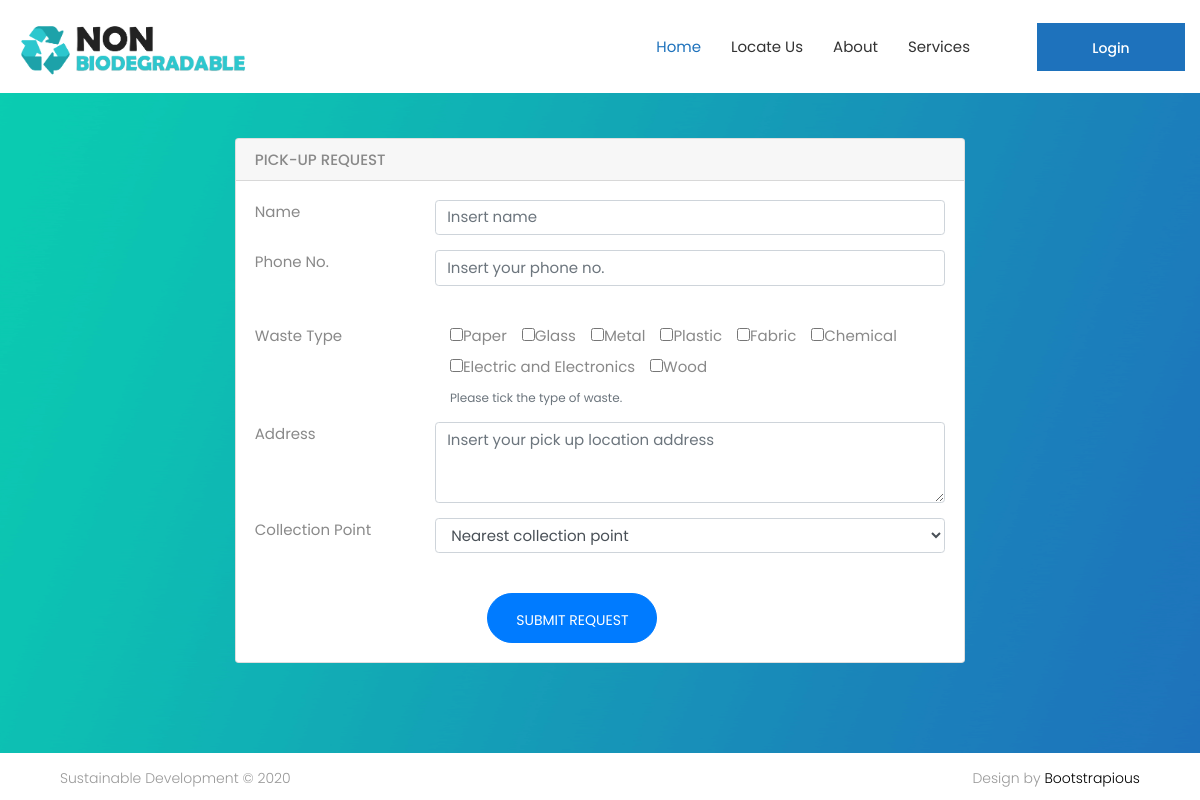
Screenshot of /pickuprequest.php with the database file from the repository.
### tables this page shows
CREATE TABLE `waste_type` (
  `id` int(20) NOT NULL AUTO_INCREMENT,
  `name` varchar(30) NOT NULL,
  PRIMARY KEY (`id`)
);

### model/connection.php (called while the page is built, shortened)
<?php
class Connection
{
  private $mysqli = null;
  public function connect()
  {
    $this->mysqli = new mysqli(self::DB_HOST, self::DB_USER, self::DB_PASSWORD, self::DB_NAME);
    if ($this->mysqli->connect_errno)
    {
      echo $this->mysqli->connect_errno;
      echo $this->mysqli->connect_error;
      return false;
    }
    else
    {
      return true;
    }
  }
  public function query($str)
  {
    if ($result = $this->mysqli->query($str))
    {
      return $result->fetch_all(MYSQLI_ASSOC);
    }
    else
    {
      echo $this->mysqli->connect_errno;
      echo $this->mysqli->error;
      return array();
    }
  }
}
?>

### model/model.php (called while the page is built, shortened)
<?php
require_once 'connection.php';
class Model
{
  private static function generate_array($result)
  {
    $array = array();
    foreach ($result as $entry)
    {
      $var = new $class();
      $var->set_data($entry);
      array_push($array, $var);
    }
    return $array;
  }
  public static function all()
  {
    $result = $GLOBALS['connection']->query("SELECT * FROM ".static::TABLE_NAME);
    return static::generate_array($result);
  }
}
?>

### model/waste_type.php (called while the page is built, shortened)
<?php
require_once "model.php";
Class Waste_Type extends Model
{
  public function __construct()
  {
    $this->data = ["id" => 0, "name" => ""];
  }
  public function get_id()
  {
    return $this->data['id'];
  }
  public function get_name()
  {
    return $this->data['name'];
  }
  public function set_data($source)
  {
    $this->data['id'] = intval($source['id']);
    $this->data['name'] = $source['name'];
  }
}
?>

### pickuprequest.php (the view, shortened to what this page needs)
<!DOCTYPE html>
<html>
<head>
    <link rel="stylesheet" href="css/bootstrap.min.css" />
    <link rel="stylesheet" href="css/style.css" />
    <link rel="stylesheet" href="css/responsive.css" />
    <link rel="stylesheet" href="css/colors.css" />
    <link rel="stylesheet" href="css/animate.css" />
</head>
<body
    style="background-image: url('images/Background.png');background-repeat: no-repeat;  background-attachment: fixed;background-size: 100% 100%;">
    <header class="header header_style1">
        <div class="container">
            <div class="row">
                <div class="col-md-9 col-lg-10">
                    <div class="logo"><a href="index.php"><img src="images/logo.png" alt="#" /></a></div>
                    <div class="main_menu float-right">
                        <div class="menu">
                            <ul class="clearfix">
                                <li class="active"><a href="index.php">Home</a></li>
                                <li><a href="locateus.php">Locate Us</a></li>
                                <li><a href="about.php">About</a></li>
                                <li><a class="drop" href="#">Services</a>
                                </li>
                            </ul>
                        </div>
                    </div>
                </div>
                <div class="col-md-3 col-lg-2">
                    <div class="right_bt"><a class="bt_main" href="login.php">Login</a> </div>
                </div>
            </div>
        </div>
    </header>
    <div class="d-flex align-items-stretch">
        <div class="page-holder w-100 d-flex flex-wrap">
            <div class="container-fluid px-xl-5">
                <section class="py-5">
                    <div class="row">
                        <div class="col-lg-8 mb-5 container-fluid">
                            <div class="card">
                                <div class="card-header">
                                    <h3 class="h6 text-uppercase mb-0">Pick-Up Request</h3>
                                </div>
                                <div class="card-body">
                                    <form class="form-horizontal" method="post" action="pickuprequest_post.php">
                                        <div class="form-group row">
                                            <label class="col-md-3 form-control-label">Name</label>
                                            <div class="col-md-9">
                                                <input type="text" name="name" placeholder="Insert name" class="form-control">
                                            </div>
                                        </div>
                                        <div class="form-group row">
                                            <label class="col-md-3 form-control-label">Phone No.</label>
                                            <div class="col-md-9">
                                                <input type="text" name ="phone_no" placeholder="Insert your phone no."
                                                    class="form-control">
                                            </div>
                                        </div>
                                        <br />
                                        <div class="form-group row">
                                            <label class="col-md-3 form-control-label">Waste Type</label>
                                            <div class="col-md-9">
                                                <?php
                                                    $items = Waste_Type::all();
                                                    foreach($items as $item)
                                                    {
                                                        echo "<label class='checkbox-inline'>";
                                                        echo "&emsp;<input name='waste_types[]' id='checkbox_".$item->get_id()."' type='checkbox' value='".$item->get_id()."'>";
                                                        echo $item->get_name();
                                                        echo "</label>";
                                                    }
                                                ?>
                                                <small class="form-text text-muted ml-3">Please tick the type of waste.</small>
                                            </div>
                                        </div>
                                        <div class="form-group row">
                                            <label class="col-md-3 form-control-label">Address</label>
                                            <div class="col-md-9">
                                                <textarea name="address" class="form-control" id="exampleFormControlTextarea1" rows="3"
                                                    type="text" placeholder="Insert your pick up location address"></textarea>
                                            </div>
                                        </div>
                                        <div class="form-group row">
                                          <label class="col-md-3 form-control-label">Collection Point</label>
                                          <div class="col-md-9 select mb-3">
                                            <select name="branch" placeholder="Nearest collection point" class="form-control">
                                              <option value="0" disabled selected hidden>Nearest collection point</option>
                                              <?php
                                                $items = Collection_Point::all();
                                                echo var_dump($items);
                                              ?>
                                            </select>
                                          </div>
                                        </div>
                                        <div class="form-group row" style="margin: auto">
                                            <div class="col-md-9 ml-auto">
                                                &emsp;&emsp;&emsp;<button type="submit"
                                                    class="btn btn-primary">Submit Request</button>
                                            </div>
                                        </div>
                                    </form>
                                </div>
                            </div>
                        </div>
                    </div>
                </section>
            </div>
            <?php include("footer.php"); ?>
        </div>
    </div>
</body>
</html>

### css/style.css (style rules this page uses)
* { margin: 0; padding: 0; outline: none !important; box-sizing: border-box; transition: ease all 0.5s; -webkit-transition: ease all 0.5s; -moz-transition: ease all 0.5s; -ms-transition: ease all 0.5s; -o-transition: ease all 0.5s; }
input,button,select,textarea { outline: none !important; }
html, body { color: #898989; font-size: 15px; font-family: 'Poppins', sans-serif; line-height: normal; font-weight: 400; overflow-x: hidden !important; }
body { overflow: hidden !important; }
a { color: #1f1f1f; text-decoration: none !important; outline: none !important; -webkit-transition: all .3s ease-in-out; -moz-transition: all .3s ease-in-out; -ms-transition: all .3s ease-in-out; -o-transition: all .3s ease-in-out; transition: all .3s ease-in-out; }
h1, h2, h3, h4, h5, h6 { letter-spacing: 0; font-weight: normal; position: relative; padding: 0; font-weight: normal; line-height: normal; color: #1f1f1f; margin: 0 }
h3 { font-size: 18px }
ol, ul { list-style: none; margin: 0; }
a { color: #000; text-decoration: none; outline: none; }
a, .btn { text-decoration: none !important; outline: none !important; -webkit-transition: all .3s ease-in-out; -moz-transition: all .3s ease-in-out; -ms-transition: all .3s ease-in-out; -o-transition: all .3s ease-in-out; transition: all .3s ease-in-out; }
.right_bt { float: right; }
a.btn, button.btn { min-width: 170px; height: 50px; border-radius: 100px; padding: 0; text-align: center; line-height: 52px; font-size: 14px; font-weight: 400; text-transform: uppercase; margin-top: 10px; color: #fff; border: solid transform 1px; }
button { transition: ease all 0.5s; cursor: pointer; }
.bt_main { color: #fff; font-size: 14px; min-width: 148px; float: left; text-align: center; height: 48px; line-height: 50px; font-weight: 500; border: none; padding: 0 35px; transition: ease all 0.5s; }
h3 { font-size: 24px; color: #000; line-height: normal; font-weight: 700; text-transform: uppercase; }
button, input, select, textarea, option { font-family: 'Poppins', sans-serif; }
.container { width: 1200px; max-width: 1200px; }
.header { position: relative; width: 100%; background: #fff; }
.logo { margin: 13px 0 13px; float: left; }
.menu { width: 100%; margin: -1px 0 0; }
.main_menu { margin: 21px 0 0; }
.menu-dropdown-icon::before { content: "\f078"; font-family: "fontawesome"; display: none; cursor: pointer; float: right; padding: 16px 15px 16px; background: transparent; color: #333; border-left: solid #ddd 2px; font-size: 11px; }
.menu > ul { margin: 0; width: 100%; list-style: none; }
.menu > ul:before, .menu > ul:after { content: ""; display: table; }
.menu > ul:after { clear: both; }
.menu > ul > li { float: left; padding: 0; margin: 0; }
.menu > ul > li a { padding: 15px 15px; display: block; color: #333; font-size: 15px; }
.menu > ul > li:hover > a, .menu > ul > li:focus > a, .menu > ul > li.active > a { color: #1e72bc; }
.right_bt { float: right; margin-top: 23px; }
.logo img { width: 235px; margin: 0; }

### css/colors.css (style rules this page uses)
.bt_main { background: #1e72bc; }

### rows the page displays
waste_type: name "Paper"
waste_type: name "Glass"
waste_type: name "Metal"
waste_type: name "Plastic"
waste_type: name "Fabric"
waste_type: name "Chemical"
waste_type: name "Electric and Electronics"
waste_type: name "Wood"
